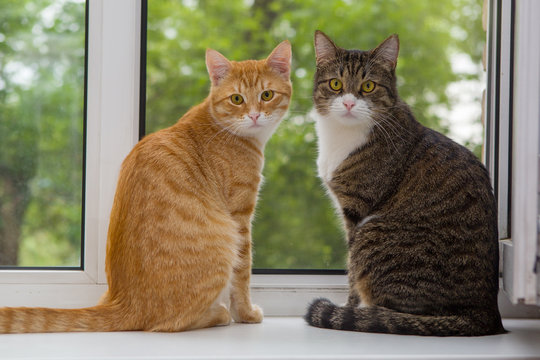
#> input picture pictures/cats2.jpg, 540 x 360 px, found by its file name
$ python contouring.py
#> lines starting #> are read from the running program, lines starting #| are printed output that depends on the picture; after the words box and inside, x2 and y2 are one past the last pixel; in counts of white or black regions, pixels touching at a corner belong together
import cv2 as cv
import numpy as np

img = cv.imread('pictures/cats2.jpg')
#> img is the input picture: shape (360, 540, 3); mean B, G, R 99.7, 127.4, 134.1
cv.imshow('Cats',img)

grey = cv.cvtColor(img, cv.COLOR_BGR2GRAY)
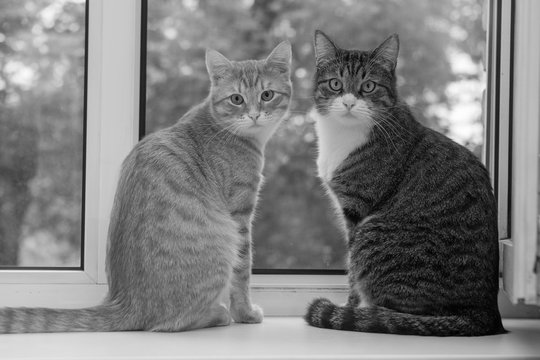
#> grey: shape (360, 540); min 0, max 254, mean 126.3
cv.imshow('grayscale', grey)

canny = cv.Canny(img, 125, 175)
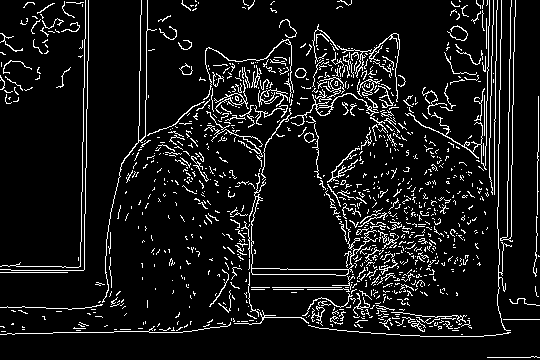
#> canny: shape (360, 540); 8.6% white in thin lines or dots
cv.imshow('Canny edges', canny)

contours, hierarchy = cv.findContours(canny, cv.RETR_LIST, cv.CHAIN_APPROX_NONE)
#> contours = 1085 contours, 1058 with area under 20; largest, box (x1, y1, x2, y2) and area: (249, 173, 378, 276) 576, (251, 268, 349, 276) 520, (290, 93, 379, 126) 149, (214, 80, 249, 114) 142, (229, 93, 245, 105) 114
print(f'{len(contours)} countout(s) found')
#| 1085 countout(s) found


cv.waitKey(0)

$ run again, with pictures/cat.jpg copied over pictures/cats2.jpg
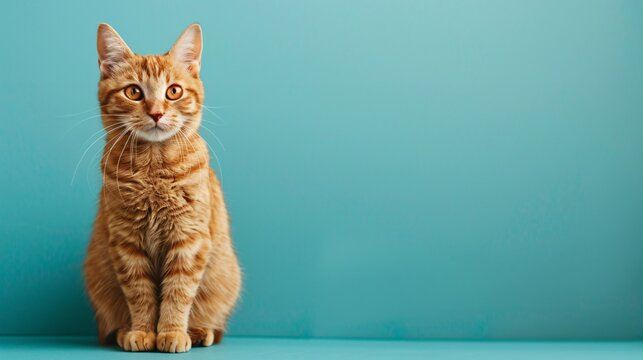
#> input picture pictures/cat.jpg, 643 x 360 px, found by its file name
#> img is the input picture: shape (360, 643, 3); mean B, G, R 156.8, 160.3, 102.7
#> `grey = cv.cvtColor(img, cv.COLOR_BGR2GRAY)`:
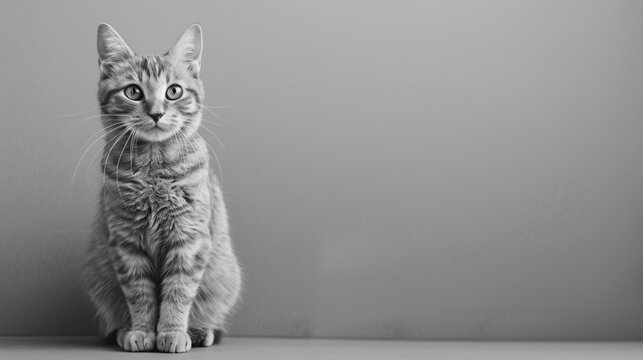
#> grey: shape (360, 643); min 6, max 251, mean 142.7
#> `canny = cv.Canny(img, 125, 175)`:
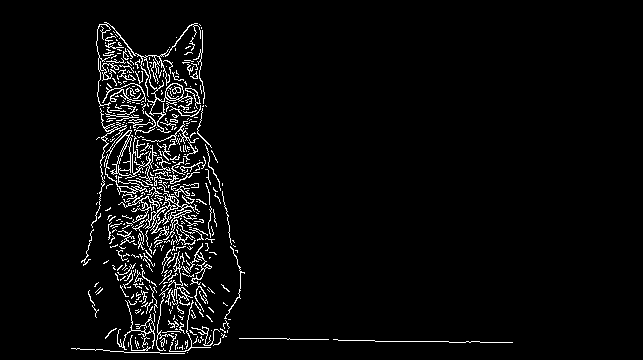
#> canny: shape (360, 643); 4% white in thin lines or dots, all inside (x1, y1, x2, y2) = (71, 22, 513, 354)
#> contours = 493 contours, 463 with area under 20; largest, box (x1, y1, x2, y2) and area: (96, 22, 201, 133) 465, (139, 193, 195, 240) 450, (104, 130, 157, 183) 386, (102, 83, 146, 103) 319, (116, 137, 132, 174) 273
#| 493 countout(s) found

$ run again, with pictures/man.jpg copied over pictures/cats2.jpg
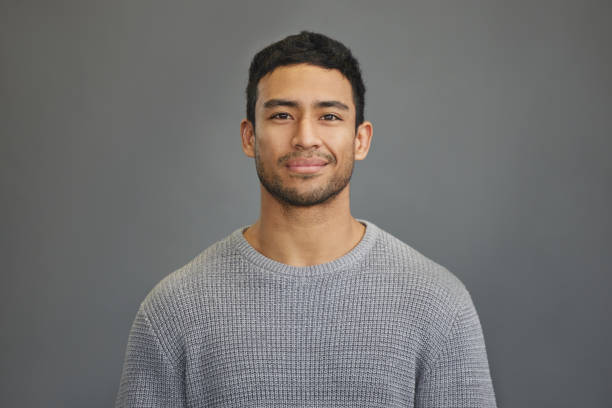
#> input picture pictures/man.jpg, 612 x 408 px, found by its file name
#> img is the input picture: shape (408, 612, 3); mean B, G, R 111.6, 112.8, 114.8
#> `grey = cv.cvtColor(img, cv.COLOR_BGR2GRAY)`:
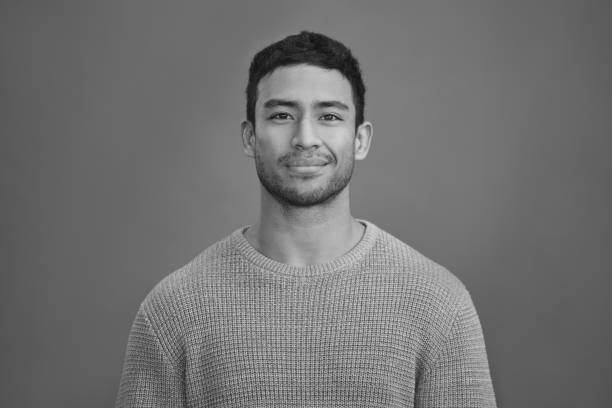
#> grey: shape (408, 612); min 14, max 217, mean 113.3
#> `canny = cv.Canny(img, 125, 175)`:
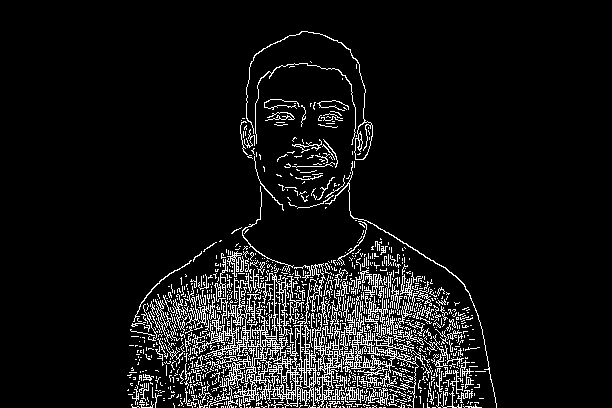
#> canny: shape (408, 612); 7.9% white in thin lines or dots, all inside (x1, y1, x2, y2) = (127, 31, 497, 408)
#> contours = 1583 contours, 1493 with area under 20; largest, box (x1, y1, x2, y2) and area: (269, 269, 433, 408) 3852, (219, 273, 294, 408) 1456, (202, 273, 259, 371) 630, (246, 31, 373, 160) 542, (357, 342, 395, 368) 438
#| 1583 countout(s) found
